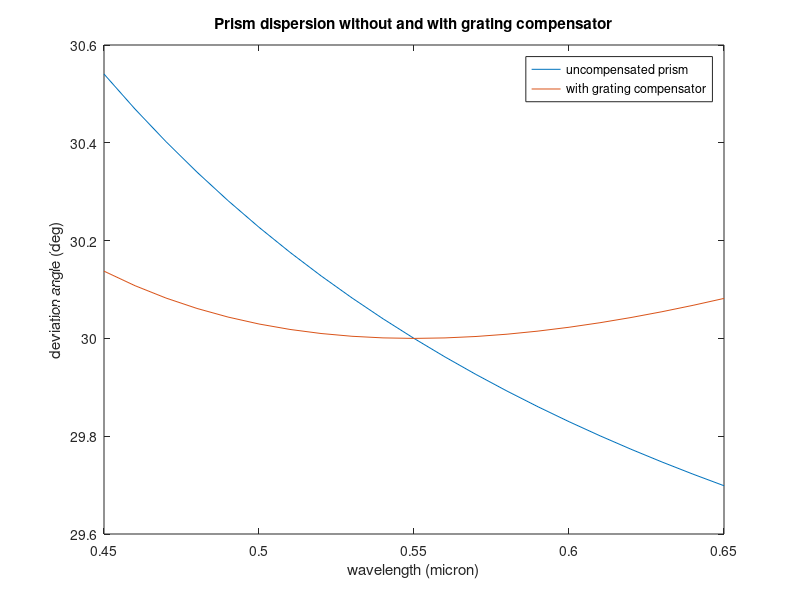

Recreate this plot in MATLAB. (Note: this script raises an error after producing the figure.)
% gdc_demo12: blazed, phase-Fresnel transmission grating
%
% gdc_demo12 covers the following topic:
%	- uniperiodic grating (blazed surface-relief grating, achromatization)
%
% The grating structure in this demo is a blazed surface relief grating on
% a PMMA prism's exit face, which operates to achromatize the prism.
%
% Documentation references:
%   GD-Calc_Demo.pdf and GD-Calc.pdf
%   gdc.m, gdc_plot.m, gdc_eff.m (comment headers)
%
% Version 04-Jun-2022
% Author: Kenneth C. Johnson, KJ Innovation https://kjinnovation.com/

disp(' ')
disp('gdc_demo12.m')

% Prism design (initially without grating):

% PMMA permittivity (refractive index squared) at wavelenth(s) w (micron):
% From https://refractiveindex.info/
%   Shelf: ORGANIC, Book: Polymers - PMMA, Page: Sultanova et al. 2009
% Valid range: 0.4368 – 1.052 micron
pmtPMMA = @(w) 1+1.1819*w.^2./(w.^2-0.011313);
dpmtPMMA = @(w) 2*1.1819*(-0.011313)*w./(w.^2-0.011313).^2; % derivative
wB = 0.55; % blaze wavelength, micron
deltaB = 30; % ray deviation angle at wB, deg
pmtB = pmtPMMA(wB); % PMMA permittivity at wB
nB = sqrt(pmtB); % PMMA refractive index at wB
% prism apex angle (deg), GD-Calc_Demo.pdf, Eq B.7:
a = 2*atand(sind(deltaB/2)./(nB-cosd(deltaB/2)));
% The ray angles in GD-Calc_Demo.pdf, Figure B1, are theta0, theta0_,
% theta1, theta1_. A "B" suffix applies to angles at wavelength wB.
theta0B_ = a/2; % from GD-Calc_Demo.pdf, Eq's B.6 and B.4
theta0B = asind(nB.*sind(theta0B_)); % GD-Calc_Demo.pdf, Eq B.1
theta1B = theta0B_; % GD-Calc_Demo.pdf, Eq B.6
theta1B_ = theta0B; % GD-Calc_Demo.pdf, Eq's B.2, B.6, B.1

% Plot prism dispersion without grating compensator.
w = 0.45:0.01:0.65; % wavelengths
pmt = pmtPMMA(w);
n = sqrt(pmt);
theta0 = theta0B;
theta0_ = asind(sind(theta0)./n); % GD-Calc_Demo.pdf, Eq B.1
theta1 = a-theta0_; % GD-Calc_Demo.pdf, Eq B.4
theta1_ = asind(sind(theta1).*n); % GD-Calc_Demo.pdf, Eq B.2
delta = theta0-theta0_+theta1_-theta1; % GD-Calc_Demo.pdf, Eq B.5
figure, plot(w,delta)

% Prism design with grating: Replace second surface with blazed grating
% with period pd and blaze facet angle b; prism facet angle reduced from a
% to a-b. Design the grating for narrow-band achromatism at wavelength wB.

% Get derivatives, evaluated at w = wB
dn = dpmtPMMA(wB)./(2.*nB); % n = sqrt(pmt), dn/dw = (dpmt/dw)/(2*n)
dtheta0_ = -dn.*sind(theta0B)./nB.^2./cosd(theta0B_); ...
    % GD-Calc_Demo.pdf, Eq B.8
b = atand( ...
    ((wB.*dn-nB).*sind(a-theta0B_) ...
    -nB.*wB.*dtheta0_.*cosd(a-theta0B_) ...
    +sind(deltaB+a-theta0B)) ...
    ./((wB.*dn-nB).*cosd(a-theta0B_) ...
    +nB.*wB.*dtheta0_.*sind(a-theta0B_) ...
    +cosd(deltaB+a-theta0B))); % GD-Calc_Demo.pdf, Eq B.14
pd = wB./(sind(deltaB+a-theta0-b)-nB.*sind(a-theta0B_-b)); ...
    % GD-Calc_Demo.pdf, Eq B.12

disp('Prism, grating design parameters:')
disp(['  a = ' num2str(a) ' deg, b = ' num2str(b) ' deg, wB = ' ...
    num2str(wB) ' micron, pd = ' num2str(pd) ' micron'])

% Plot prism dispersion with grating compensator.
theta1_ = asind(sind(theta1-b).*n+w./pd)+b; % GD-Calc_Demo.pdf, Eq B.4
delta = theta0-theta0_+theta1_-theta1; % GD-Calc_Demo.pdf, Eq B.5
hold on, plot(w,delta)
xlabel('wavelength (micron)')
ylabel('deviation angle (deg)')
legend({'uncompensated prism','with grating compensator'})
title('Prism dispersion without and with grating compensator')

% Grating efficiency analysis:
for with_grating = [false,true]
    if with_grating
        % GD-Calc_Demo.pdf, Figure B1(b)
        N = 50; % number of grating strata
        m_max = 50; % Fourier truncation order for diffraction calculation
        aoi = theta1-b; % internal incidence angle at grating
        b_ = 90; % grating facet wall angle, deg
        % Note: The diffraction efficiency can be improved by increasing b_
        % to 116 deg.
    else
        % Use this branch to analyze the prism's exit surface transmission
        % without the grating, GD-Calc_Demo.pdf, Figure B1(a).
        N = 0;
        m_max = 0;
        aoi = theta1;
    end

    % Create the grating struct.
    clear grating
    grating.pmt = {1,pmt}; % complex permittivities
    grating.pmt_sub_index = 1; % index into pmt for substrate (Vacuum)
    grating.pmt_sup_index = 2; % index into pmt for superstrate (PMMA)
    % period vectors, d_1 = [d21,d31] and d_2 = [d22,d32]:
    grating.d21 = pd;
    grating.d31 = 0;
    grating.d22 = 0;
    grating.d32 = pd;
    grating.stratum = {};
    if N>0
        % Construct a right-triangle sawtooth profile (vacuum space below
        % PMMA superstrate) with triangle base angles b_ and b, base
        % coordinates [x1,x2] = [0,0] and [0,pd] and apex coordinates
        % [x1,x2] = apex:
        %   apex = l1*[sind(b_),cosd(b_)] = [0,pd]+l2*[sind(b),-cosd(b)]
        % (l1 = wall profile length, l2 = facet profile length)
        l = [0,pd]/[sind(b_),cosd(b_);-sind(b),cosd(b)]; % [l1,l2]
        apex = l(1)*[sind(b_),cosd(b_)];
        clear stratum
        stratum.type = 1; % uniperiodic
        stratum.thick = apex(1)/N;
        % h11, h12 are defined so that stratum period matches grating
        % period:
        stratum.h11 = 1;
        stratum.h12 = 0;
        stratum.stripe{1}.pmt_index = 2;
        stratum.stripe{2}.pmt_index = 1;
        for j = 1:N
            t = (j-0.5)/N;
            stratum.stripe{1}.c1 = apex(2)/pd*t;
            stratum.stripe{2}.c1 = 1-(1-apex(2)/pd)*t;
            grating.stratum{end+1} = stratum;
        end
    end

    % Define the incident field.
    clear inc_field
    inc_field.wavelength = w;
    inc_field.f2 = sind(aoi)./(w./n); ...
        % "./n" because aoi is inside the index-n medium
    inc_field.f3 = 0;

    % Define Fourier order truncation.
    clear order
    order.m2 = 0;
    order.m1 = -m_max:m_max;

    % Run diffraction simulation.
    tic
    [~,scat_field,inc_field] = gdc(grating,inc_field,order,false);
    toc

    % Extract order-1 diffraction efficiency (for unpolarized
    % illumination).
    [R,T] = gdc_eff(scat_field,inc_field);
    if m_max>0
        j = find([scat_field.m1]==1);
    else
        j = find([scat_field.m1]==0);
    end
    T_ = 0.5*(T(j).eff1+T(j).eff2); % average for unpolarized

    if ~with_grating
        figure, plot(w,T_)
        continue
    end

    % Plot the efficiency (T) versus wavelength (w).
    hold on, plot(w,T_)
    xlabel('wavelength (micron)')
    ylabel('efficiency')
    title('Transmission efficiency without and with grating compensator')
    legend('uncompensated prism','with grating compensator', ...
        'Location','southeast')
    Position = get(gcf,'Position');
    set(gcf,'Position',[Position(1:3),300])

    % Tabulate [w,T] pairs.
    disp('Wavelength, Transmission in order 1:')
    disp(num2str([w.',T_.']))
    % Check energy balance.
    eff1 = [cat(1,R.eff1);cat(1,T.eff1)];
    eff2 = [cat(1,R.eff2);cat(1,T.eff2)];
    disp(['Energy imbalance: ' ...
        num2str(max(max(abs(1-sum(eff1,1))),max(abs(1-sum(eff2,1)))))]);

    % Plot the grating structure.
    x_limit = [-.25;1.25]*[1,1,1]*pd;
    gdc_plot(grating,[],[],x_limit);
    view(0,0)
    axis image
    set(gca,'ZLim',[0,apex(1)])
    set(gca,'ZTick',[0,apex(1)])
    Position = get(gcf,'Position');
    set(gcf,'Position',[Position(1:3),100])
end
